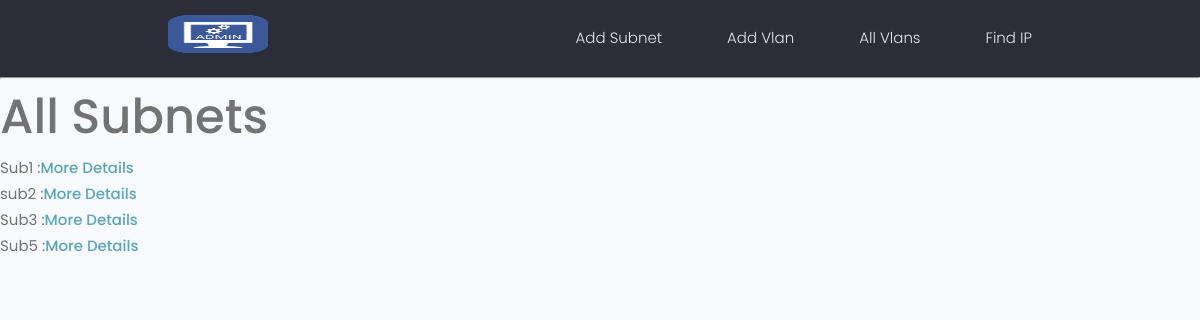
Page /home/ on the earlier database version.
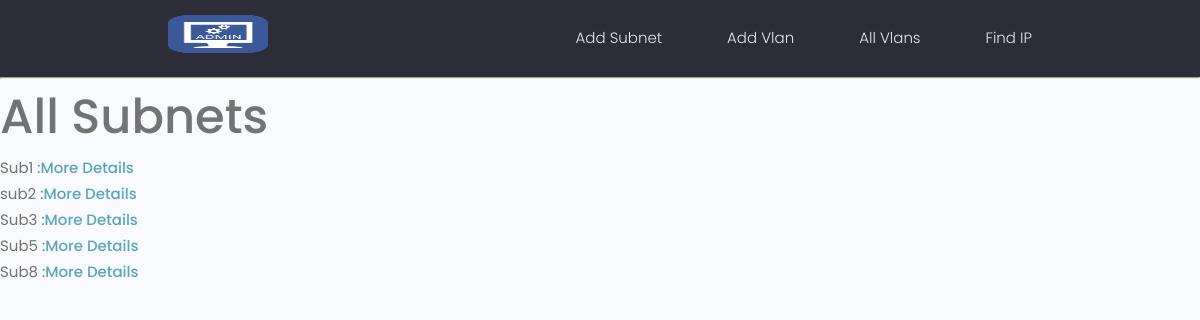
Same page on the later database version.
### vlanmgt/models.py (models this page shows, shortened)
class subnet(models.Model):
    SubnetID = models.UUIDField(default=uuid.uuid4 , unique=True , primary_key=True ,editable=False)
    SubnetName = models.CharField(max_length=200 ,unique=True)
    SubnetMask = models.CharField(max_length=200,blank=True,null=True )
    Networkip =models.CharField(max_length=200,blank=True,null=True )
    Vlan =  models.ForeignKey("vlan", unique=True , on_delete=models.SET_NULL, blank=True,null=True ,to_field="VlanID")
    CIDR= models.CharField(max_length=2000 , blank=False,null=False)

### vlanmgt/views.py (the view)
# urls.py: path('home/', home, name='home'),
def home(request):
    subnets_list = subnet.objects.all()
    context = {'subnet_list':subnets_list}
    return render(request , 'index.html',context)

### vlanmgt/templates/index.html
{% extends 'main.html' %}
{% block content %}
<h1>All Subnets </h1>
<ul>
{% for subnet in subnet_list %}
<li>{{subnet.SubnetName}}  :<a href="{% url 'Subnet' subnet.SubnetID %}"> More Details</a></li>
{% endfor %}
</ul>
{% endblock content %}

### vlanmgt/templates/main.html (shortened to what this page needs)
<!DOCTYPE html>
{% load static %}
<html>
    <link rel="stylesheet" href="https://cdn.iconmonstr.com/1.3.0/css/iconmonstr-iconic-font.min.css" />
    <link rel="stylesheet" href="{% static 'uikit/styles/uikit.css' %}" />
    <link rel="stylesheet" href="{% static 'styles/app.css' %}" />
    <title>Network Managment Portal</title></head>
<body>
{% include 'navbar.html' %}
{% block content %}
{% endblock content %}
</body>
</html>

### vlanmgt/templates/navbar.html
{% load static %}
<header class="header">
    <div class="container container--narrow">
      <a href="{% url 'home' %}" class="header__logo">
        <img src="{% static 'images/admin.png' %}" style="width:100px;height:150;"  />
      </a>
      <nav class="header__nav">
        <ul class="header__menu">
          <li class="header__menuItem"><a href="{% url 'Create-Subnet' %}"> Add Subnet </a></li>
          <li class="header__menuItem"><a href="{% url 'Create-Vlan' %}"> Add Vlan</a></li>
          <li class="header__menuItem"><a href="{% url 'All-Vlans' %}"> All Vlans</a></li>
          <li class="header__menuItem"><a href="{% url 'Search-ip' %}"> Find IP</a></li>
        </ul>
      </nav>
    </div>
  </header>
<hr>

### vlanmgt/static/styles/app.css (style rules this page uses)
:root { --color-sub: #2d2d39; }
img { width: 100%; }
.header { position: sticky; z-index: 111; background-color: var(--color-sub); padding: 1.5rem 0; }
.header > .container { display: flex; justify-content: space-between; align-items: center; }
.header__logo > img { height: 3.8rem; }
.header__nav > ul { display: inline-flex; align-items: center; list-style: none; gap: 6.5rem; }
.header__menuItem > a { color: var(--color-light); font-weight: 300; }

### vlanmgt/static/uikit/styles/modules/_variables.css (style rules this page uses)
:root { --color-main: #5aa5b9; --color-main-light: #e6faff; --color-sub: #3f4156; --color-sub-light: #51546e; --color-sub-lighter: #ededfd; --color-text: #737373; --color-gray: #8b8b8b; --color-light: #e5e7eb; --color-light-gray: #767676; --color-bg: #f8fafd; --color-white: #fffefd; --color-white-light: #f3f3f3; --color-success: #359e64; --color-success-bg: #def8e8; --color-error: #fc4b0b; --color-error-bg: #fff2ee; --font-base: 'Poppins', arial, helvetica, 'Segoe UI', roboto, ubuntu, sans-serif; --font-monospace: 'Fira Code', 'Courier New', courier, monospace; --font-regular: 300; --font-medium: 500; --font-bold: 700; --generic-shadow: 1px 1px 5px #00000010; --generic-transition: all 0.3s ease-in-out; }

### vlanmgt/static/uikit/styles/modules/_base.css (style rules this page uses)
* { margin: 0; padding: 0; box-sizing: border-box; text-rendering: optimizeLegibility; color: inherit; font-size: inherit; }
html { font-size: 50%; }
@media only screen and (min-width: 480px) { html { font-size: 56.25%; } }
@media only screen and (min-width: 1200px) { html { font-size: 62.5%; } }
body { line-height: 1.6; font-weight: 400; font-size: 1.5rem; color: var(--color-text); background-color: var(--color-bg); min-height: 100vh; }

### vlanmgt/static/uikit/styles/modules/_typography.css (style rules this page uses)
* { font-family: var(--font-base); }
h1 { font-size: 4.8rem; font-weight: var(--font-medium); }
a { padding-bottom: 2px; text-decoration: none; display: inline-block; color: var(--color-main); font-weight: var(--font-medium); }

### vlanmgt/static/uikit/styles/modules/_utilities.css (style rules this page uses)
.container { width: 92%; max-width: 165rem; margin: 0 auto; box-sizing: border-box; }
.container--narrow { width: 92%; max-width: 120rem; }
@media screen and (min-width: 1000px) { .container { width: 90%; } }
@media screen and (min-width: 1000px) { .container--narrow { width: 85%; } }
@media screen and (min-width: 1200px) { .container { width: 80%; } }
@media screen and (min-width: 1200px) { .container--narrow { width: 72%; } }

Differences in the rows shown:
added subnet: SubnetName "Sub8"
